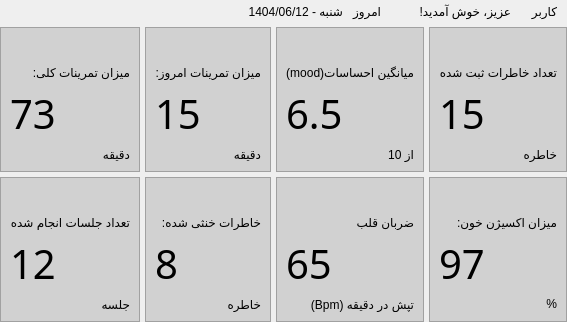
      <widget class="QWidget" name="page_2">
       <layout class="QGridLayout" name="gridLayout_11">
        <property name="leftMargin">
         <number>0</number>
        </property>
        <property name="topMargin">
         <number>0</number>
        </property>
        <property name="rightMargin">
         <number>0</number>
        </property>
        <property name="bottomMargin">
         <number>0</number>
        </property>
        <property name="spacing">
         <number>5</number>
        </property>
        <item row="0" column="0" colspan="4">
         <layout class="QHBoxLayout" name="horizontalLayout_11">
          <property name="spacing">
           <number>0</number>
          </property>
          <item>
           <spacer name="horizontalSpacer_3">
            <property name="orientation">
             <enum>Qt::Horizontal</enum>
            </property>
            <property name="sizeHint" stdset="0">
             <size>
              <width>40</width>
              <height>20</height>
             </size>
            </property>
           </spacer>
          </item>
          <item>
           <widget class="QPushButton" name="btnlock">
            <property name="text">
             <string/>
            </property>
            <property name="icon">
             <iconset>
              <normaloff>../assets/lock_32dp_434343_FILL0_wght400_GRAD0_opsz40.svg</normaloff>../assets/lock_32dp_434343_FILL0_wght400_GRAD0_opsz40.svg</iconset>
            </property>
            <property name="iconSize">
             <size>
              <width>32</width>
              <height>32</height>
             </size>
            </property>
            <property name="flat">
             <bool>true</bool>
            </property>
           </widget>
          </item>
          <item>
           <widget class="QLabel" name="lbldate">
            <property name="sizePolicy">
             <sizepolicy hsizetype="Expanding" vsizetype="Expanding">
              <horstretch>0</horstretch>
              <verstretch>0</verstretch>
             </sizepolicy>
            </property>
            <property name="maximumSize">
             <size>
              <width>150</width>
              <height>100</height>
             </size>
            </property>
            <property name="text">
             <string>شنبه - 1404/06/12</string>
            </property>
           </widget>
          </item>
          <item>
           <widget class="QLabel" name="label_30">
            <property name="sizePolicy">
             <sizepolicy hsizetype="Minimum" vsizetype="Expanding">
              <horstretch>0</horstretch>
              <verstretch>0</verstretch>
             </sizepolicy>
            </property>
            <property name="maximumSize">
             <size>
              <width>150</width>
              <height>100</height>
             </size>
            </property>
            <property name="text">
             <string>امروز   </string>
            </property>
           </widget>
          </item>
          <item>
           <widget class="QLabel" name="label_29">
            <property name="sizePolicy">
             <sizepolicy hsizetype="Expanding" vsizetype="Expanding">
              <horstretch>0</horstretch>
              <verstretch>0</verstretch>
             </sizepolicy>
            </property>
            <property name="maximumSize">
             <size>
              <width>150</width>
              <height>100</height>
             </size>
            </property>
            <property name="text">
             <string>      عزیز، خوش آمدید!</string>
            </property>
           </widget>
          </item>
          <item>
           <widget class="QLabel" name="lblusername">
            <property name="sizePolicy">
             <sizepolicy hsizetype="Minimum" vsizetype="Expanding">
              <horstretch>0</horstretch>
              <verstretch>0</verstretch>
             </sizepolicy>
            </property>
            <property name="maximumSize">
             <size>
              <width>100</width>
              <height>100</height>
             </size>
            </property>
            <property name="text">
             <string>کاربر</string>
            </property>
           </widget>
          </item>
          <item>
           <layout class="QVBoxLayout" name="verticalLayout_21">
            <property name="leftMargin">
             <number>5</number>
            </property>
            <property name="rightMargin">
             <number>5</number>
            </property>
           </layout>
          </item>
         </layout>
        </item>
        <item row="1" column="2">
         <widget class="QFrame" name="frame_5">
          <property name="styleSheet">
           <string notr="true">background-color: rgb(209, 209, 209);</string>
          </property>
          <property name="frameShape">
           <enum>QFrame::StyledPanel</enum>
          </property>
          <property name="frameShadow">
           <enum>QFrame::Raised</enum>
          </property>
          <layout class="QGridLayout" name="gridLayout_5">
           <item row="0" column="0">
            <layout class="QVBoxLayout" name="verticalLayout_7">
             <item>
              <widget class="QPushButton" name="pushButton_15">
               <property name="text">
                <string/>
               </property>
               <property name="icon">
                <iconset>
                 <normaloff>../assets/mood_32dp_434343_FILL0_wght400_GRAD0_opsz40.svg</normaloff>../assets/mood_32dp_434343_FILL0_wght400_GRAD0_opsz40.svg</iconset>
               </property>
               <property name="iconSize">
                <size>
                 <width>32</width>
                 <height>32</height>
                </size>
               </property>
               <property name="flat">
                <bool>true</bool>
               </property>
              </widget>
             </item>
             <item>
              <widget class="QLabel" name="label_7">
               <property name="text">
                <string>میانگین احساسات(mood)</string>
               </property>
              </widget>
             </item>
             <item>
              <widget class="QLabel" name="lblmood">
               <property name="font">
                <font>
                 <family>Agency FB</family>
                 <pointsize>30</pointsize>
                </font>
               </property>
               <property name="text">
                <string>6.5</string>
               </property>
              </widget>
             </item>
             <item>
              <widget class="QLabel" name="label_9">
               <property name="text">
                <string>از 10</string>
               </property>
              </widget>
             </item>
            </layout>
           </item>
          </layout>
         </widget>
        </item>
        <item row="2" column="1">
         <widget class="QFrame" name="frame_6">
          <property name="styleSheet">
           <string notr="true">background-color: rgb(209, 209, 209);</string>
          </property>
          <property name="frameShape">
           <enum>QFrame::StyledPanel</enum>
          </property>
          <property name="frameShadow">
           <enum>QFrame::Raised</enum>
          </property>
          <layout class="QGridLayout" name="gridLayout_6">
           <item row="0" column="0">
            <layout class="QVBoxLayout" name="verticalLayout_8">
             <item>
              <widget class="QPushButton" name="pushButton_16">
               <property name="text">
                <string/>
               </property>
               <property name="icon">
                <iconset>
                 <normaloff>../assets/cognition_32dp_434343_FILL0_wght400_GRAD0_opsz40(1).svg</normaloff>../assets/cognition_32dp_434343_FILL0_wght400_GRAD0_opsz40(1).svg</iconset>
               </property>
               <property name="iconSize">
                <size>
                 <width>32</width>
                 <height>32</height>
                </size>
               </property>
               <property name="flat">
                <bool>true</bool>
               </property>
              </widget>
             </item>
             <item>
              <widget class="QLabel" name="label_10">
               <property name="text">
                <string>خاطرات خنثی شده:</string>
               </property>
              </widget>
             </item>
             <item>
              <widget class="QLabel" name="lblneutrializedmem">
               <property name="font">
                <font>
                 <family>Agency FB</family>
                 <pointsize>30</pointsize>
                </font>
               </property>
               <property name="text">
                <string>8</string>
               </property>
              </widget>
             </item>
             <item>
              <widget class="QLabel" name="label_12">
               <property name="text">
                <string>خاطره</string>
               </property>
              </widget>
             </item>
            </layout>
           </item>
          </layout>
         </widget>
        </item>
        <item row="2" column="3">
         <widget class="QFrame" name="frame_10">
          <property name="styleSheet">
           <string notr="true">background-color: rgb(209, 209, 209);</string>
          </property>
          <property name="frameShape">
           <enum>QFrame::StyledPanel</enum>
          </property>
          <property name="frameShadow">
           <enum>QFrame::Raised</enum>
          </property>
          <layout class="QGridLayout" name="gridLayout_10">
           <item row="0" column="0">
            <layout class="QVBoxLayout" name="verticalLayout_12">
             <item>
              <widget class="QPushButton" name="pushButton_20">
               <property name="text">
                <string/>
               </property>
               <property name="icon">
                <iconset>
                 <normaloff>../assets/spo2_32dp_434343_FILL0_wght400_GRAD0_opsz40.svg</normaloff>../assets/spo2_32dp_434343_FILL0_wght400_GRAD0_opsz40.svg</iconset>
               </property>
               <property name="iconSize">
                <size>
                 <width>32</width>
                 <height>32</height>
                </size>
               </property>
               <property name="flat">
                <bool>true</bool>
               </property>
              </widget>
             </item>
             <item>
              <widget class="QLabel" name="label_22">
               <property name="text">
                <string>میزان اکسیژن خون:</string>
               </property>
              </widget>
             </item>
             <item>
              <widget class="QLabel" name="lblspo2">
               <property name="font">
                <font>
                 <family>Agency FB</family>
                 <pointsize>30</pointsize>
                </font>
               </property>
               <property name="text">
                <string>97</string>
               </property>
              </widget>
             </item>
             <item>
              <widget class="QLabel" name="label_24">
               <property name="layoutDirection">
                <enum>Qt::RightToLeft</enum>
               </property>
               <property name="text">
                <string>&lt;html&gt;&lt;head/&gt;&lt;body&gt;&lt;p align=&quot;right&quot;&gt;%&lt;/p&gt;&lt;/body&gt;&lt;/html&gt;</string>
               </property>
              </widget>
             </item>
            </layout>
           </item>
          </layout>
         </widget>
        </item>
        <item row="2" column="2">
         <widget class="QFrame" name="frame_9">
          <property name="styleSheet">
           <string notr="true">background-color: rgb(209, 209, 209);</string>
          </property>
          <property name="frameShape">
           <enum>QFrame::StyledPanel</enum>
          </property>
          <property name="frameShadow">
           <enum>QFrame::Raised</enum>
          </property>
          <layout class="QGridLayout" name="gridLayout_9">
           <item row="0" column="0">
            <layout class="QVBoxLayout" name="verticalLayout_11">
             <item>
              <widget class="QPushButton" name="pushButton_19">
               <property name="text">
                <string/>
               </property>
               <property name="icon">
                <iconset>
                 <normaloff>../assets/cardiology_32dp_434343_FILL0_wght400_GRAD0_opsz40.svg</normaloff>../assets/cardiology_32dp_434343_FILL0_wght400_GRAD0_opsz40.svg</iconset>
               </property>
               <property name="iconSize">
                <size>
                 <width>32</width>
                 <height>32</height>
                </size>
               </property>
               <property name="flat">
                <bool>true</bool>
               </property>
              </widget>
             </item>
             <item>
              <widget class="QLabel" name="label_19">
               <property name="text">
                <string>ضربان قلب</string>
               </property>
              </widget>
             </item>
             <item>
              <widget class="QLabel" name="lblhr">
               <property name="font">
                <font>
                 <family>Agency FB</family>
                 <pointsize>30</pointsize>
                </font>
               </property>
               <property name="text">
                <string>65</string>
               </property>
              </widget>
             </item>
             <item>
              <widget class="QLabel" name="label_21">
               <property name="text">
                <string>تپش در دقیقه (Bpm)</string>
               </property>
              </widget>
             </item>
            </layout>
           </item>
          </layout>
         </widget>
        </item>
        <item row="1" column="3">
         <widget class="QFrame" name="frame_7">
          <property name="styleSheet">
           <string notr="true">background-color: rgb(209, 209, 209);</string>
          </property>
          <property name="frameShape">
           <enum>QFrame::StyledPanel</enum>
          </property>
          <property name="frameShadow">
           <enum>QFrame::Raised</enum>
          </property>
          <layout class="QGridLayout" name="gridLayout_7">
           <item row="0" column="0">
            <layout class="QVBoxLayout" name="verticalLayout_9">
             <item>
              <widget class="QPushButton" name="pushButton_17">
               <property name="text">
                <string/>
               </property>
               <property name="icon">
                <iconset>
                 <normaloff>../assets/auto_stories_32dp_434343_FILL0_wght400_GRAD0_opsz40.svg</normaloff>../assets/auto_stories_32dp_434343_FILL0_wght400_GRAD0_opsz40.svg</iconset>
               </property>
               <property name="iconSize">
                <size>
                 <width>32</width>
                 <height>32</height>
                </size>
               </property>
               <property name="flat">
                <bool>true</bool>
               </property>
              </widget>
             </item>
             <item>
              <widget class="QLabel" name="label_13">
               <property name="text">
                <string>تعداد خاطرات ثبت شده</string>
               </property>
              </widget>
             </item>
             <item>
              <widget class="QLabel" name="lblsavedmemories">
               <property name="font">
                <font>
                 <family>Agency FB</family>
                 <pointsize>30</pointsize>
                </font>
               </property>
               <property name="text">
                <string>15</string>
               </property>
              </widget>
             </item>
             <item>
              <widget class="QLabel" name="label_15">
               <property name="text">
                <string>خاطره</string>
               </property>
              </widget>
             </item>
            </layout>
           </item>
          </layout>
         </widget>
        </item>
        <item row="2" column="0">
         <widget class="QFrame" name="frame_8">
          <property name="styleSheet">
           <string notr="true">background-color: rgb(209, 209, 209);</string>
          </property>
          <property name="frameShape">
           <enum>QFrame::StyledPanel</enum>
          </property>
          <property name="frameShadow">
           <enum>QFrame::Raised</enum>
          </property>
          <layout class="QGridLayout" name="gridLayout_8">
           <item row="0" column="0">
            <layout class="QVBoxLayout" name="verticalLayout_10">
             <item>
              <widget class="QPushButton" name="pushButton_18">
               <property name="text">
                <string/>
               </property>
               <property name="icon">
                <iconset>
                 <normaloff>../assets/massage_32dp_434343_FILL0_wght400_GRAD0_opsz40.svg</normaloff>../assets/massage_32dp_434343_FILL0_wght400_GRAD0_opsz40.svg</iconset>
               </property>
               <property name="iconSize">
                <size>
                 <width>32</width>
                 <height>32</height>
                </size>
               </property>
               <property name="flat">
                <bool>true</bool>
               </property>
              </widget>
             </item>
             <item>
              <widget class="QLabel" name="label_16">
               <property name="text">
                <string>تعداد جلسات انجام شده</string>
               </property>
              </widget>
             </item>
             <item>
              <widget class="QLabel" name="lblttlsessions">
               <property name="font">
                <font>
                 <family>Agency FB</family>
                 <pointsize>30</pointsize>
                </font>
               </property>
               <property name="text">
                <string>12</string>
               </property>
              </widget>
             </item>
             <item>
              <widget class="QLabel" name="label_18">
               <property name="text">
                <string>جلسه</string>
               </property>
              </widget>
             </item>
            </layout>
           </item>
          </layout>
         </widget>
        </item>
        <item row="1" column="1">
         <widget class="QFrame" name="frame_4">
          <property name="styleSheet">
           <string notr="true">background-color: rgb(209, 209, 209);</string>
          </property>
          <property name="frameShape">
           <enum>QFrame::StyledPanel</enum>
          </property>
          <property name="frameShadow">
           <enum>QFrame::Raised</enum>
          </property>
          <layout class="QGridLayout" name="gridLayout_4">
           <item row="0" column="0">
            <layout class="QVBoxLayout" name="verticalLayout_6">
             <item>
              <widget class="QPushButton" name="pushButton_14">
               <property name="text">
                <string/>
               </property>
               <property name="icon">
                <iconset>
                 <normaloff>../assets/tab_recent_32dp_434343_FILL0_wght400_GRAD0_opsz40.svg</normaloff>../assets/tab_recent_32dp_434343_FILL0_wght400_GRAD0_opsz40.svg</iconset>
               </property>
               <property name="iconSize">
                <size>
                 <width>32</width>
                 <height>32</height>
                </size>
               </property>
               <property name="flat">
                <bool>true</bool>
               </property>
              </widget>
             </item>
             <item>
              <widget class="QLabel" name="label_4">
               <property name="text">
                <string>میزان تمرینات امروز:</string>
               </property>
              </widget>
             </item>
             <item>
              <widget class="QLabel" name="lbltoday">
               <property name="font">
                <font>
                 <family>Agency FB</family>
                 <pointsize>30</pointsize>
                </font>
               </property>
               <property name="text">
                <string>15</string>
               </property>
              </widget>
             </item>
             <item>
              <widget class="QLabel" name="label_6">
               <property name="text">
                <string>دقیقه</string>
               </property>
              </widget>
             </item>
            </layout>
           </item>
          </layout>
         </widget>
        </item>
        <item row="1" column="0">
         <widget class="QFrame" name="frame_3">
          <property name="styleSheet">
           <string notr="true">background-color: rgb(209, 209, 209);</string>
          </property>
          <property name="frameShape">
           <enum>QFrame::StyledPanel</enum>
          </property>
          <property name="frameShadow">
           <enum>QFrame::Raised</enum>
          </property>
          <layout class="QGridLayout" name="gridLayout_3">
           <item row="0" column="0">
            <layout class="QVBoxLayout" name="verticalLayout_5">
             <item>
              <widget class="QPushButton" name="pushButton_13">
               <property name="text">
                <string/>
               </property>
               <property name="icon">
                <iconset>
                 <normaloff>../assets/timer_32dp_434343_FILL0_wght400_GRAD0_opsz40.svg</normaloff>../assets/timer_32dp_434343_FILL0_wght400_GRAD0_opsz40.svg</iconset>
               </property>
               <property name="iconSize">
                <size>
                 <width>32</width>
                 <height>32</height>
                </size>
               </property>
               <property name="flat">
                <bool>true</bool>
               </property>
              </widget>
             </item>
             <item>
              <widget class="QLabel" name="label">
               <property name="text">
                <string>میزان تمرینات کلی:</string>
               </property>
              </widget>
             </item>
             <item>
              <widget class="QLabel" name="lblttlexercise">
               <property name="font">
                <font>
                 <family>Agency FB</family>
                 <pointsize>30</pointsize>
                </font>
               </property>
               <property name="text">
                <string>73</string>
               </property>
              </widget>
             </item>
             <item>
              <widget class="QLabel" name="label_3">
               <property name="text">
                <string>دقیقه</string>
               </property>
              </widget>
             </item>
            </layout>
           </item>
          </layout>
         </widget>
        </item>
       </layout>
      </widget>
